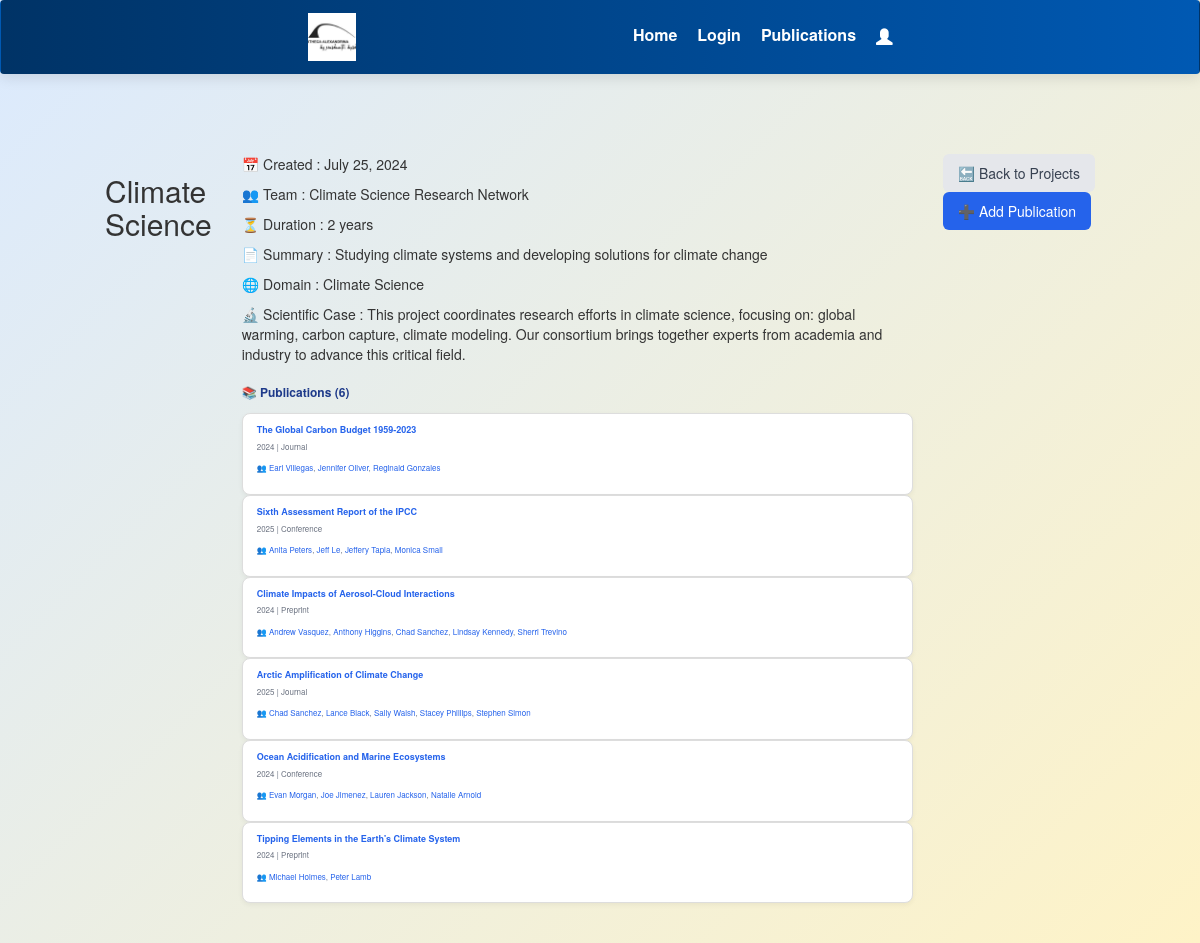
The page /project/4/ on the database as committed earlier.
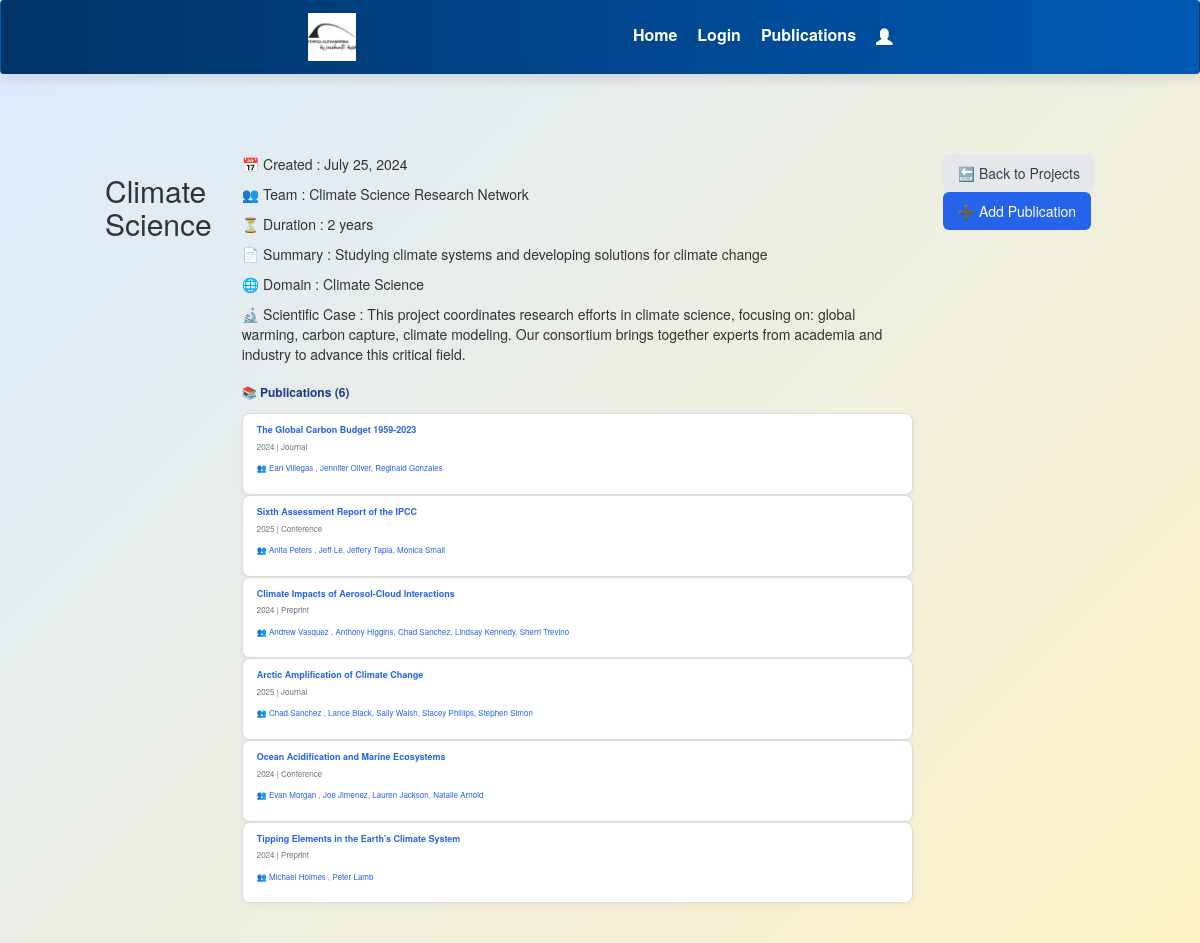
The same page on the database as committed later.
### projects/models.py (models this page shows, shortened)
class Project(models.Model):
    title = models.CharField(max_length=200)
    created = models.DateField()
    team = models.CharField(max_length=300)
    abstract = models.TextField(default="No abstract yet")
    duration = models.CharField(max_length=100)
    domain = models.CharField(max_length=100)
    scientific_case = models.TextField()
    keywords = models.TextField(blank=True, help_text="Comma-separated keywords for AI matching")
    STATUS_CHOICES = [
        ('active', 'Active'),
        ('completed', 'Completed'),
        ('on_hold', 'On Hold'),
        ('cancelled', 'Cancelled'),
    ]
    status = models.CharField(max_length=20, choices=STATUS_CHOICES, default='active')
    principal_investigator = models.CharField(max_length=200, blank=True)
    funding_source = models.CharField(max_length=200, blank=True)
    website = models.URLField(blank=True)
    created_at = models.DateTimeField(auto_now_add=True)
    updated_at = models.DateTimeField(auto_now=True)
    class Meta:
        ordering = ['-created']

class Publication(models.Model):
    project = models.ForeignKey(Project, on_delete=models.CASCADE, related_name='publications')
    title = models.CharField(max_length=200)
    primary_author = models.ForeignKey(Author, on_delete=models.CASCADE, related_name='primary_publications',null=True, blank=True)
    url = models.URLField(blank=True)
    year = models.PositiveIntegerField()
    file = models.FileField(upload_to='publications/files/', blank=True)
    image = models.ImageField(upload_to='publications/images/', blank=True)
    type = models.CharField(max_length=100, choices=PUBLICATION_TYPES)
    collaborators = models.ManyToManyField(Author, related_name='collaborated_publications', blank=True)
    uploaded_at = models.DateTimeField(auto_now_add=True)
    abstract = models.TextField(default="No abstract yet")
    email_sent = models.BooleanField(default=False)
    ai_processed = models.BooleanField(default=False)
    ai_confidence = models.FloatField(null=True, blank=True)

class Author(models.Model):
    name = models.CharField(max_length=200, unique=True, null=True, blank=True)
    email = models.EmailField()
    profile_picture = models.ImageField(upload_to='author_pics/', blank=True, null=True)
    email_notifications = models.BooleanField(default=True)
    research_interests = models.TextField(blank=True, help_text="Comma-separated research interests")
    institution = models.CharField(max_length=200, blank=True)
    department = models.CharField(max_length=200, blank=True)
    orcid_id = models.CharField(max_length=50, blank=True)
    created_at = models.DateTimeField(default=timezone.now)
    updated_at = models.DateTimeField(auto_now=True)
    class Meta:
        ordering = ['name']

### projects/views.py (the view)
# urls.py: path('project/<int:pk>/', views.project_detail, name='project_detail'),
def project_detail(request, pk):
    project = get_object_or_404(Project, pk=pk)
    publications = project.publications.all().prefetch_related('collaborators')
    return render(request, 'projects/project_detail.html', {
        'project': project,
        'publications': publications
    })

### projects/templates/projects/project_detail.html (shortened to what this page needs)
{% extends "base.html" %}
{% block content %}
<div class="container mx-auto p-4">
    <h2 class="text-3xl font-bold mb-6 text-gray-800">{{ project.title }}</h2>
    <div class="grid md:grid-cols-3 gap-8 mb-8">
        <div class="md:col-span-2 project-details-box">
            <p>📅 Created : {{ project.created }}</p>
            <p>👥 Team : {{ project.team }}</p>
            <p>⏳ Duration : {{ project.duration }}</p>
            <p>📄 Summary : {{ project.abstract }}</p>
            <p>🌐 Domain : {{ project.domain }}</p>
            <p>🔬 Scientific Case : {{ project.scientific_case }}</p>
            <p class="pub-section-title">📚 Publications ({{ publications|length }})</p>
            {% if publications %}
                <div class="flex gap-4 overflow-x-auto pb-2">
                    {% for pub in publications %}
                        <div class="pub-card">
                            <a href="{% url 'publication_detail' pub.id %}" class="pub-title">
                                {{ pub.title }}
                            </a>
                            <p class="pub-meta">{{ pub.year }} | {{ pub.type }}</p>
                            {% if pub.primary_author or pub.collaborators.all %}
                                <p class="pub-meta">👥
                                    {% if pub.primary_author %}
                                        <a href="{% url 'author_profile' pub.primary_author.id %}" style="color: #2563eb; text-decoration: none;">{{ pub.primary_author.name }}</a>
                                        {% if pub.collaborators.all %}, {% endif %}
                                    {% endif %}
                                    {% for collaborator in pub.collaborators.all %}
                                        <a href="{% url 'author_profile' collaborator.id %}" style="color: #2563eb; text-decoration: none;">{{ collaborator.name }}</a>{% if not forloop.last %}, {% endif %}
                                    {% endfor %}
                                </p>
                            {% else %}
                                <p class="text-sm italic text-gray-400">No authors</p>
                            {% endif %}
                        </div>
                    {% endfor %}
                </div>
            {% else %}
                <p class="text-gray-500 italic">No publications added yet.</p>
            {% endif %}
        </div>
    </div>
    <div class="mt-6 flex gap-3">
        <a href="{% url 'projects_page' %}" class="btn btn-back">🔙 Back to Projects</a>
        <a href="{% url 'add_publication' project.id %}" class="btn btn-add">➕ Add Publication</a>
    </div>
</div>
{% endblock %}

### projects/templates/base.html (shortened to what this page needs)
{% load static %}
<!DOCTYPE html>
<html lang="en">
<head>
  <link rel="stylesheet" href="{% static 'css/styles.css' %}">
<link rel="stylesheet" href="https://maxcdn.bootstrapcdn.com/bootstrap/3.3.7/css/bootstrap.min.css">
</head>
<body>
<nav class="navbar">
  <div class="logo">
    <img src="{% static 'images/BA.jpeg' %}" alt="BA Logo">
  </div>
  <ul class="nav-links">
     <li><a href="{% url 'projects_page' %}">Home</a></li>
     <li><a href="{% url 'login' %}">Login</a></li>
     <li><a href="{% url 'publication_list' %}">Publications</a></li>
     {% if user.is_superuser %}
       <li><a class="glyphicon glyphicon-user" href="{% url 'administrator_dashboard' %}"></a></li>
     {% else %}
       <li><a class="glyphicon glyphicon-user" href="{% url 'user_dashboard' %}"></a></li>
     {% endif %}
  </ul>
</nav>
  <div class="container">
    {% block content %}
    {% endblock %}
  </div>
</body>
</html>

### static/css/styles.css (style rules this page uses)
:root { --primary: #2563eb; --primary-dark: #1d4ed8; --primary-hover: #1e40af; --secondary: #003366; --secondary-light: #0059b3; --accent: #ffd166; --bg-gradient: linear-gradient(135deg, #dbeafe, #fef3c7); --text-color: #2c3e50; --radius: 12px; --shadow-sm: 0 2px 8px rgba(0, 0, 0, 0.1); --shadow-md: 0 4px 14px rgba(0, 0, 0, 0.1); --shadow-lg: 0 8px 30px rgba(0, 0, 0, 0.08); }
*, *::before, *::after { box-sizing: border-box; }
html, body { margin: 0; padding: 0; height: 100%; font-family: 'Segoe UI', sans-serif; color: var(--text-color); background: var(--bg-gradient); }
.navbar { display: flex; justify-content: space-between; align-items: center; padding: 12px 30px; background: linear-gradient(90deg, var(--secondary), var(--secondary-light)); color: white; position: sticky; top: 0; z-index: 1000; box-shadow: var(--shadow-md); }
.logo img { height: 48px; cursor: pointer; transition: transform 0.3s ease; }
.nav-links { list-style: none; display: flex; gap: 20px; margin: 0; padding: 0; }
.nav-links li a { color: white; text-decoration: none; font-weight: 600; font-size: 16px; position: relative; padding: 5px 0; transition: color 0.3s ease; }
.nav-links li a::after { content: ""; position: absolute; left: 0; bottom: -3px; width: 0%; height: 3px; background: var(--accent); border-radius: 2px; transition: width 0.3s ease; }
.container { flex: 1; display: flex; max-width: 1200px; margin: 40px auto; gap: 30px; padding: 0 20px; animation: fadeInUp 0.8s ease; }

### projects/templates/projects/project_detail.html (style rules this page uses)
.pub-section-title { font-size: 1.2rem; font-weight: 700; margin-top: 20px; margin-bottom: 12px; color: #1e3a8a; }
.pub-card { background: white; padding: 10px 14px; border-radius: 8px; border: 1px solid #ddd; font-size: 0.9rem; min-width: 220px; box-shadow: 0 2px 5px rgba(0,0,0,0.05); transition: transform 0.2s ease, box-shadow 0.2s ease; flex-shrink: 0; }
.pub-title { color: #2563eb; font-weight: 600; text-decoration: none; }
.pub-meta { font-size: 0.8rem; color: #6b7280; margin-top: 4px; }
.btn { display: inline-block; padding: 8px 14px; border-radius: 6px; font-weight: 500; text-decoration: none; transition: background-color 0.2s ease; }
.btn-back { background-color: #e5e7eb; color: #374151; }
.btn-add { background-color: #2563eb; color: white; }

Rows that differ between the two databases and show on the page:
changed Publication: loses Author (name "Earl Villegas"); primary_author_id empty → 115 (drawn); primary_author.name (not shown) → "Earl Villegas"
changed Publication "Sixth Assessment Report of the IPCC": loses Author (name "Anita Peters"); primary_author_id empty → 98 (drawn); primary_author.name (not shown) → "Anita Peters"
changed Publication "Climate Impacts of Aerosol-Cloud Interactions": loses Author (name "Andrew Vasquez"); primary_author_id empty → 119 (drawn); primary_author.name (not shown) → "Andrew Vasquez"
changed Publication "Arctic Amplification of Climate Change": primary_author_id empty → 80 (drawn); primary_author.name (not shown) → "Chad Sanchez"; loses Author (name "Chad Sanchez")
changed Publication "Ocean Acidification and Marine Ecosystems": loses Author (name "Evan Morgan"); primary_author_id empty → 84 (drawn); primary_author.name (not shown) → "Evan Morgan"
changed Publication "Tipping Elements in the Earth's Climate System": loses Author (name "Michael Holmes"); primary_author_id empty → 7 (drawn); primary_author.name (not shown) → "Michael Holmes"
